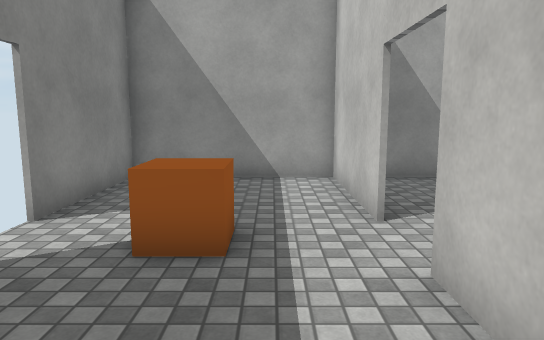
View 1 (above)

15 first-person views from a walk through a 3-D level made in the Unity game engine. The camera is 1.5 m above the floor, tilts 8° down and sees 70° across. Doors are open. The floor is counted in squares, 1 m on a side. Each view is taken from the middle of a square. On the plan, view 1 faces up. The plan holds only what a view shows up to about 17 squares ahead; the rest is blank. The player character is not drawn. Some surface patterns are stand-ins.

View 2
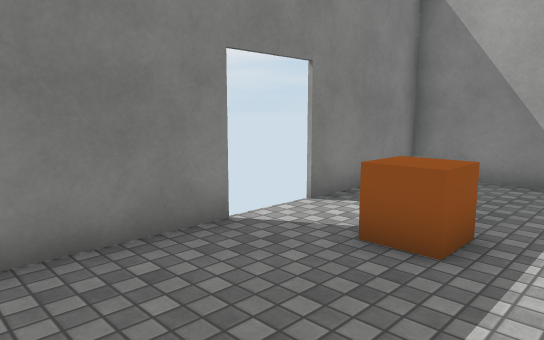

View 3
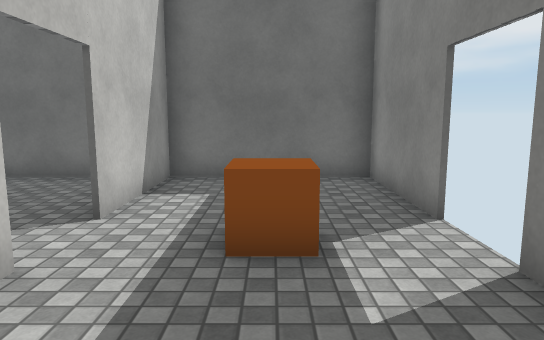

View 4
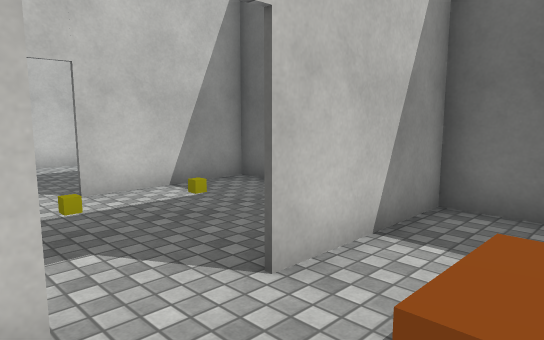

View 5
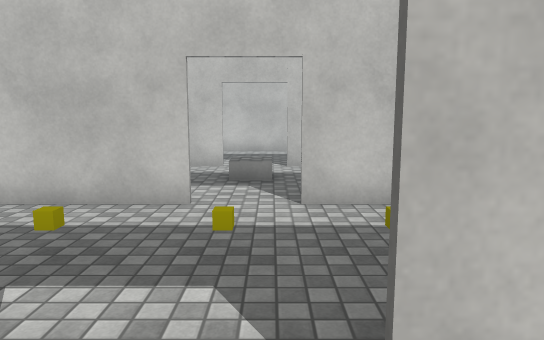

View 6
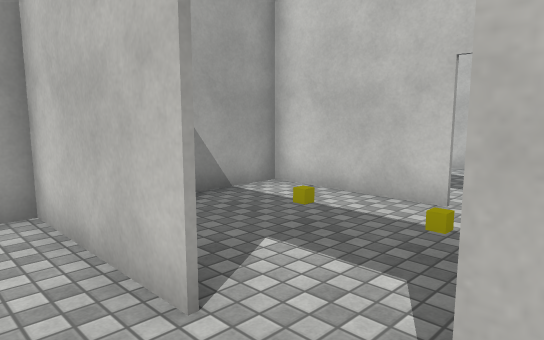

View 7
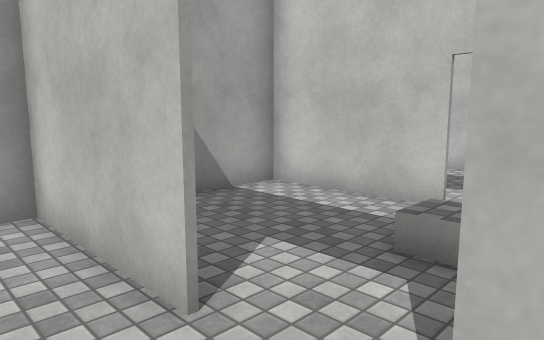

View 8
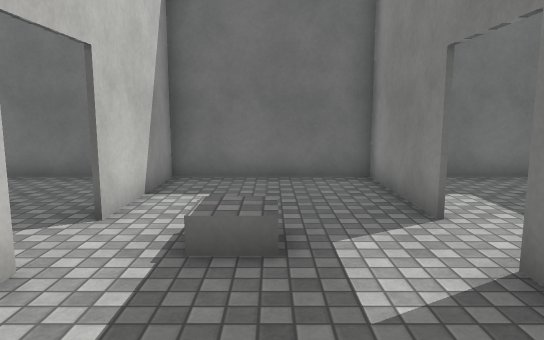

View 9
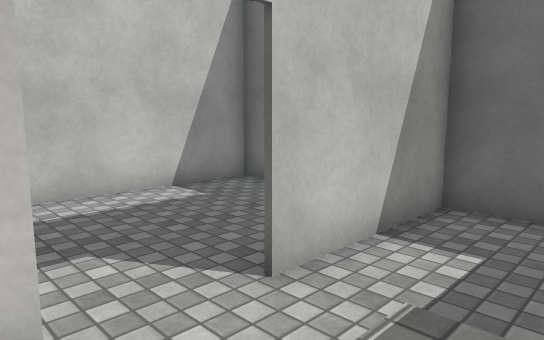

View 10
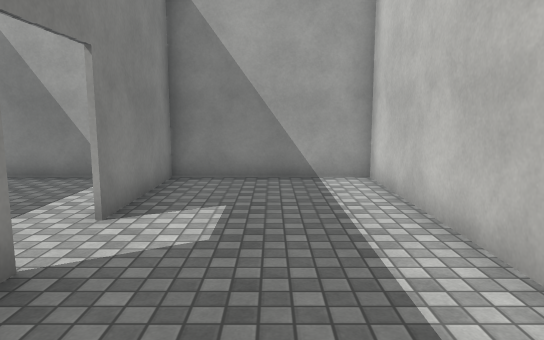

View 11
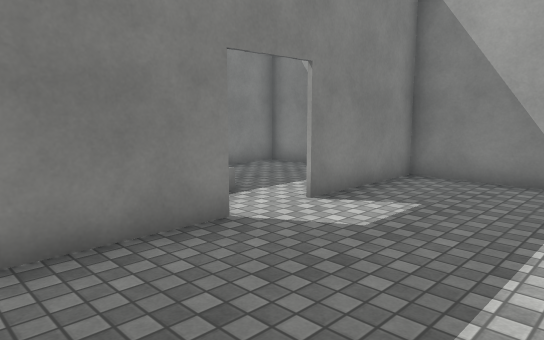

View 12
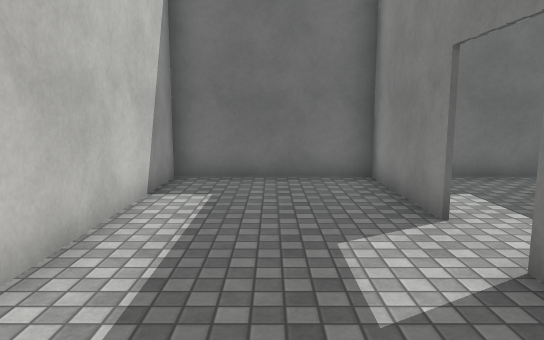

View 13
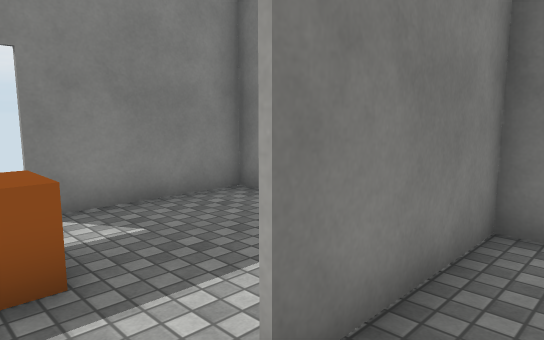

View 14
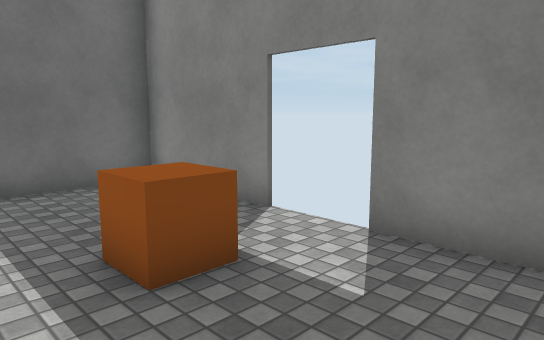

View 15
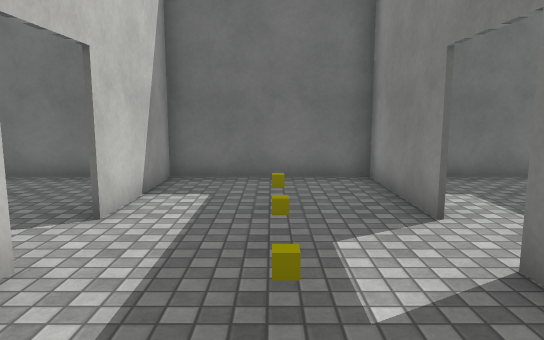

### Floor plan
Points are (right, up) in squares from view 1. A wall is a line through its corners. A room is listed if a view was taken in it or the views show most of it. See-through windows are left out.
Room 1 (views 1, 2, 3, 4, 5, 6, 14)
walls: (1.5, 5.4) (1.5, 9.5); (-3.4, 3.6) (-3.4, -0.4) (2, -0.4); (2, 9.4) (-3.4, 9.4) (-3.4, 5.4); (1.5, -0.5) (1.5, 3.5)
ways out: opening at (2, 4.5) to room 2; open door at (-3.5, 4.5)
objects: other object (-1, 4) to (-1, 5)
Room 2 (views 7, 13, 15)
walls: (6.5, 5.4) (6.5, 9.5); (1.6, 3.5) (1.6, -0.5); (1.6, 9.5) (1.6, 5.4); (7, 9.4) (2, 9.4); (2, -0.4) (7, -0.4); (6.5, -0.5) (6.5, 3.5)
ways out: opening at (2, 4.5) to room 1; opening at (7, 4.5) to room 3
Room 3 (views 8, 9)
walls: (11.4, 5.4) (11.4, 9.4); (6.6, 3.5) (6.6, -0.5); (6.6, 9.4) (6.6, 7.5); (11.9, 9.4) (7, 9.4); (7, -0.4) (11.9, -0.4); (11.4, -0.5) (11.4, 3.6)
ways out: opening at (7, 4.5) to room 2; opening at (12, 4.5) to room 4
Room 4 (views 10, 11, 12)
walls: (11.6, 3.6) (11.6, -0.5); (11.6, 9.5) (11.6, 5.4); (11.9, -0.4) (16.4, -0.4) (16.4, 9.4) (11.9, 9.4)
ways out: opening at (12, 4.5) to room 3

Positions as (right, up) in squares from view 1, and headings:
1: (0, 0), facing up
2: (1, 0), facing up-left
3: (-1, 9), facing down
4: (-1, 6), facing down-right
5: (0, 4), facing right
6: (0, 3), facing up-right
7: (5, 3), facing up-right
8: (9, 9), facing down
9: (9, 6), facing down-right
10: (14, 0), facing up
11: (16, 0), facing up-left
12: (14, 9), facing down
13: (3, 4), facing up-left
14: (1, 8), facing down-left
15: (4, 9), facing down
